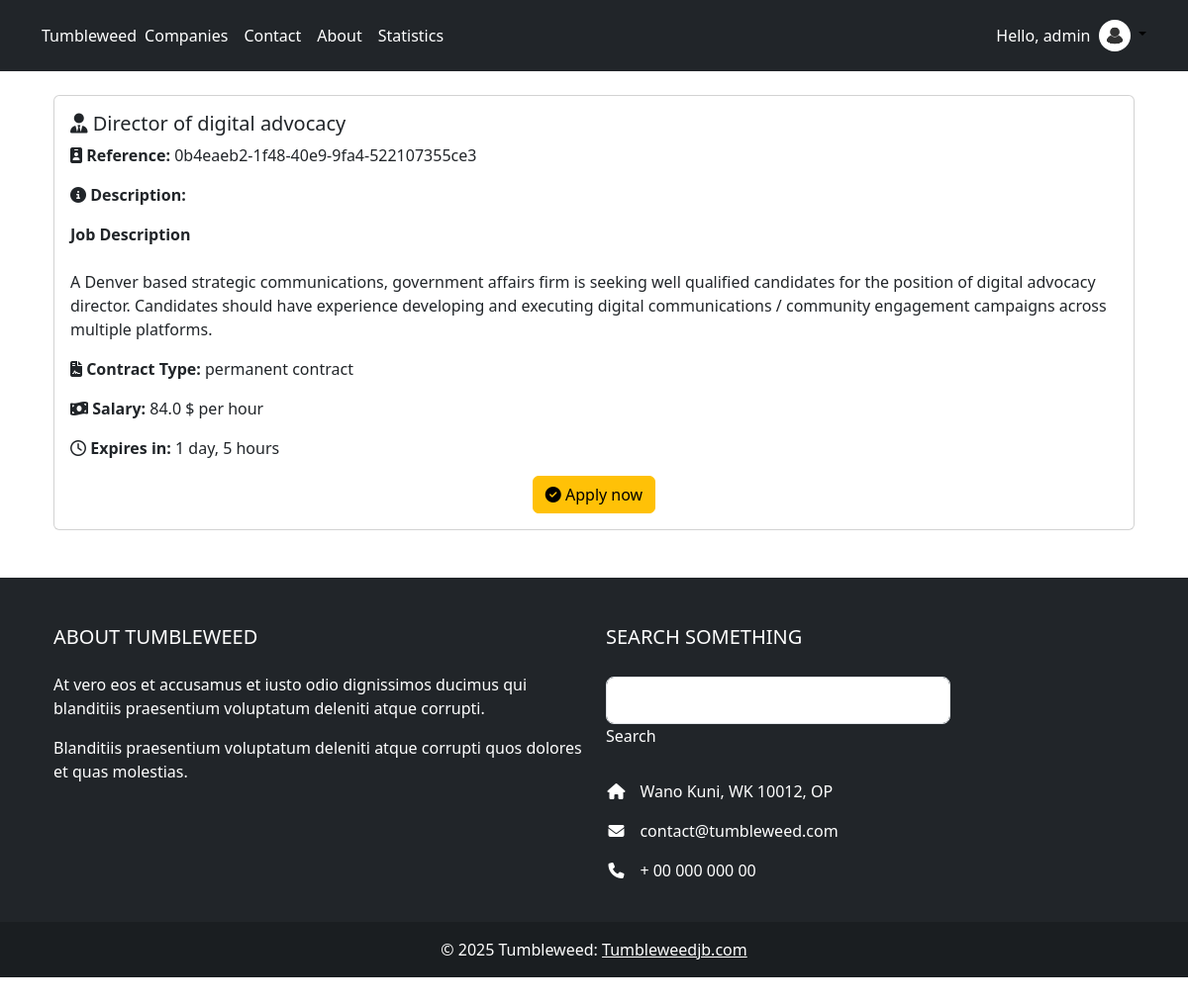
Screenshot of /openings/details/9522d9c2-b1d9-4c87-a8f2-ed415f36e445/ (signed in) with the database file from the repository.
### JobBoard/models.py (models this page shows, shortened)
class CustomUser(AbstractUser):
    id = models.UUIDField(primary_key=True, default=uuid.uuid4, editable=False)
    first_name = models.CharField(max_length=50)
    middle_name = models.CharField(max_length=50, blank=True, null=True)
    last_name = models.CharField(max_length=50)
    email = models.EmailField()
    birth_date = models.DateField(auto_now=False, auto_now_add=False, default=None, null=True, blank=True,)
    Phone = models.CharField(max_length=15)
    class meta:
        verbose_name_plural = "Users"

class job_opening(models.Model):
    id = models.UUIDField(primary_key=True, default=uuid.uuid4, editable=False)
    position_name = models.CharField(max_length=100)
    reference = models.UUIDField(default=uuid.uuid4, editable=False)
    description = HTMLField()
    contrat_type =(
        ('permanent contract','permanent contract'),
        ('fixed-term','fixed-term'),
        ('Internship','Internship'),
    )
    type = models.CharField(max_length=50, choices=contrat_type, default=None)
    salary = models.FloatField()
    expiration_date = models.DateField()
    Company = models.ForeignKey(Company, on_delete=models.DO_NOTHING)
    created_at = models.DateField(auto_now=True)
    class meta:
        verbose_name_plural = "Job Openings"

### JobBoard/views.py (the view)
# urls.py: path('openings/details/<uuid:pk>/', views.opening_details.as_view(), name='opening-details'),
class opening_details(DetailView):
    model = job_opening
    template_name = 'JobBoard/details.html'
    context_object_name = 'object'

### JobBoard/templates/JobBoard/details.html
{% extends 'base.html' %}
{% block content %}
<div class="container mt-4">
    <div class="card">
        <div class="card-body">
            <h5 class="card-title"><i class="fas fa-user-tie"></i> {{ object.position_name }}</h5>
            <p class="card-text"><strong><i class="fas fa-id-badge"></i> Reference:</strong> {{ object.reference }}</p>
            <p class="card-text"><strong><i class="fas fa-info-circle"></i> Description:</strong> {{ object.description|safe }}</p>
            <p class="card-text"><strong><i class="fas fa-file-contract"></i> Contract Type:</strong> {{ object.type }}</p>
            <p class="card-text"><strong><i class="fas fa-money-bill-wave"></i> Salary:</strong> {{ object.salary }} $ per hour</p>
            <p class="card-text"><strong><i class="far fa-clock"></i> Expires in:</strong> {{ object.expiration_date|timeuntil }}</p>
            <div class="text-center">
                <a href="#" class="btn btn-warning"><i class="fas fa-check-circle"></i> Apply now</a>
            </div>
        </div>
    </div>
</div>
{% endblock content %}

### templates/base.html (shortened to what this page needs)
{% load static %}
<!DOCTYPE html>
<html lang="en">
  <head>
    <link
      rel="stylesheet"
      href="https://cdn.jsdelivr.net/npm/bootstrap@5.3.2/dist/css/bootstrap.min.css"
    />
    <link
      rel="stylesheet"
      href="https://cdnjs.cloudflare.com/ajax/libs/font-awesome/6.4.2/css/all.min.css"
    />
  </head>
  <body>
    <header class="p-3 text-bg-dark">
      <div class="container">
        <div
          class="d-flex flex-wrap align-items-center justify-content-center justify-content-lg-start"
        >
          <a
            href="/"
            class="d-flex align-items-center mb-2 mb-lg-0 text-white text-decoration-none"
          >
            Tumbleweed
          </a>
          <ul
            class="nav col-12 col-lg-auto me-lg-auto mb-2 justify-content-center mb-md-0"
          >
            <li>
              <a href="{% url 'companies'%}" class="nav-link px-2 text-white"
                >Companies</a
              >
            </li>
            <li>
              <a href="{% url 'contact'%}" class="nav-link px-2 text-white"
                >Contact</a
              >
            </li>
            <li>
              <a href="{% url 'about'%}" class="nav-link px-2 text-white"
                >About</a
              >
            </li>
            <li>
              <a href="{% url 'companies-json'%}" class="nav-link px-2 text-white"
                >Statistics</a
              >
            </li>
          </ul>
          {% if user.is_authenticated %} Hello, {{user.first_name}} &nbsp;
          <div class="dropdown text-end">
            <a
              href="#"
              class="d-block link-body-emphasis text-decoration-none dropdown-toggle"
              data-bs-toggle="dropdown"
              aria-expanded="false"
            >
              <img
                src="{% static 'user-profile.png'%}"
                alt="mdo"
                width="32"
                height="32"
                class="rounded-circle"
              />
            </a>
          </div>
          {% endif %}
        </div>
      </div>
    </header>
    <div class="container my-4">{% block content %} {% endblock content %}</div>
  </body>
  <div class="my-5">
    <footer class="text-white text-center text-lg-start bg-dark">
      <div class="container p-4">
        <div class="row mt-4">
          <div class="col-lg-6 col-md-12 mb-4 mb-md-0">
            <h5 class="text-uppercase mb-4">About Tumbleweed</h5>
            <p>
              At vero eos et accusamus et iusto odio dignissimos ducimus qui
              blanditiis praesentium voluptatum deleniti atque corrupti.
            </p>
            <p>
              Blanditiis praesentium voluptatum deleniti atque corrupti quos
              dolores et quas molestias.
            </p>
          </div>
          <div class="col-lg-4 col-md-6 mb-4 mb-md-0">
            <h5 class="text-uppercase mb-4 pb-1">Search something</h5>
            <div class="form-outline form-white mb-4">
              <input
                type="text"
                id="formControlLg"
                class="form-control form-control-lg"
              />
              <label class="form-label" for="formControlLg">Search</label>
            </div>
            <ul class="fa-ul" style="margin-left: 1.65em">
              <li class="mb-3">
                <span class="fa-li"><i class="fas fa-home"></i></span
                ><span class="ms-2">Wano Kuni, WK 10012, OP</span>
              </li>
              <li class="mb-3">
                <span class="fa-li"><i class="fas fa-envelope"></i></span
                ><span class="ms-2">contact@tumbleweed.com</span>
              </li>
              <li class="mb-3">
                <span class="fa-li"><i class="fas fa-phone"></i></span
                ><span class="ms-2">+ 00 000 000 00</span>
              </li>
            </ul>
          </div>
        </div>
      </div>
      <div>
        <div
          class="text-center p-3"
          style="background-color: rgba(0, 0, 0, 0.2)"
        >
          © 2025 Tumbleweed:
          <a class="text-white" href="https://mdbootstrap.com/"
            >Tumbleweedjb.com</a
          >
        </div>
      </div>
    </footer>
  </div>
</html>

### rows the page displays
CustomUser: first_name "admin"
job_opening: position_name "Director of digital advocacy", reference "0b4eaeb2-1f48-40e9-9fa4-522107355ce3", description "Job Description A Denver based strategic communications, government affairs firm is seeking well qualified candidates for the position of digital advocacy director. Candidates should have experience developing and executing digital communications / community engagement campaigns across multiple platforms.", type "permanent contract", salary "84.0", expiration_date "1 day, 5 hours"
